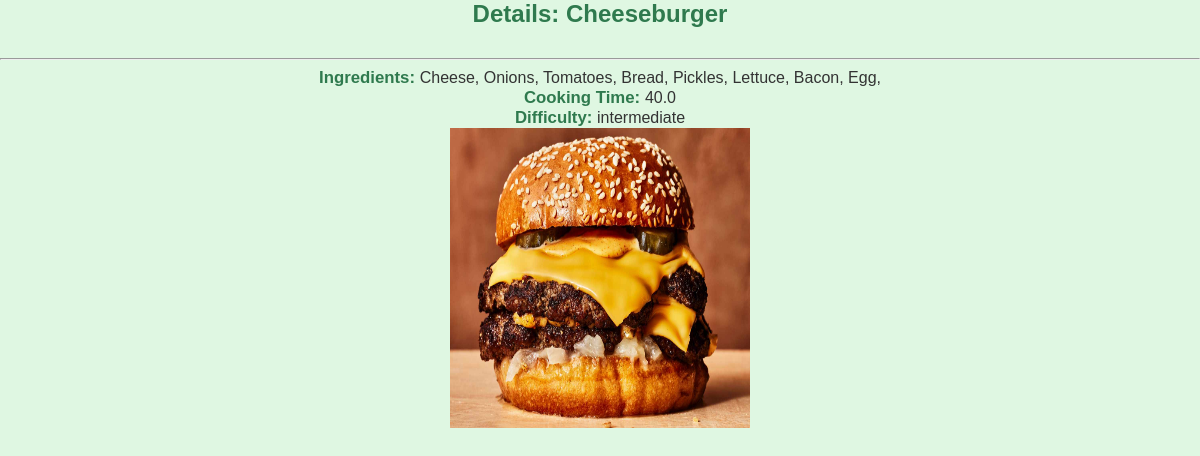
The app's page /recipes/list/19 (signed in) with its own data.
### recipes/models.py (models this page shows, shortened)
class Recipe(models.Model):
  name = models.CharField(max_length=120)
  ingredients = models.ManyToManyField(Ingredient)
  cooking_time = models.FloatField(
    help_text='in minutes',
    verbose_name = 'cooking_time'
  )
  difficulty = models.CharField(
    max_length=12,
    choices=difficulty_choices,
    default='intermediate'
  )
  pic = models.ImageField(upload_to='recipes', default='no_picture.jpg')

### ingredients/models.py (models this page shows, shortened)
class Ingredient(models.Model):
  name = models.CharField(max_length=120)

### recipes/views.py (the view)
# urls.py: path('list/<pk>', RecipeDetailView.as_view(), name='detail'),
class RecipeDetailView(LoginRequiredMixin, DetailView):
  model = Recipe
  template_name = 'recipes/recipes_detail.html'

### recipes/templates/recipes/recipes_detail.html (shortened to what this page needs)
<h2>Details: {{object.name}}</h2>
<hr>
<b>Ingredients: </b>
    {% for ingredient in object.ingredients.all %}
        {{ingredient.name}},
    {% empty %}
        <li>No ingredients listed</li>
    {% endfor %}
<b>Cooking Time: </b> {{object.cooking_time}} <br>
<b>Difficulty: </b> {{object.difficulty}} <br>
<img src="{{object.pic.url}}" width="300" height="300" />

### recipes/templates/recipes/recipes_detail.html (style rules this page uses)
h2 { color: #2f7a4e; text-align: center; margin-bottom: 30px; }
b { color: #2f7a4e; }
p, b { font-size: 1.05rem; margin: 10px 0; }

### records on screen
Recipe: name "Cheeseburger", cooking_time "40.0", difficulty "intermediate", pic (picture)
Ingredient: name "Cheese"
Ingredient: name "Onions"
Ingredient: name "Tomatoes"
Ingredient: name "Bread"
Ingredient: name "Pickles"
Ingredient: name "Lettuce"
Ingredient: name "Bacon"
Ingredient: name "Egg"
